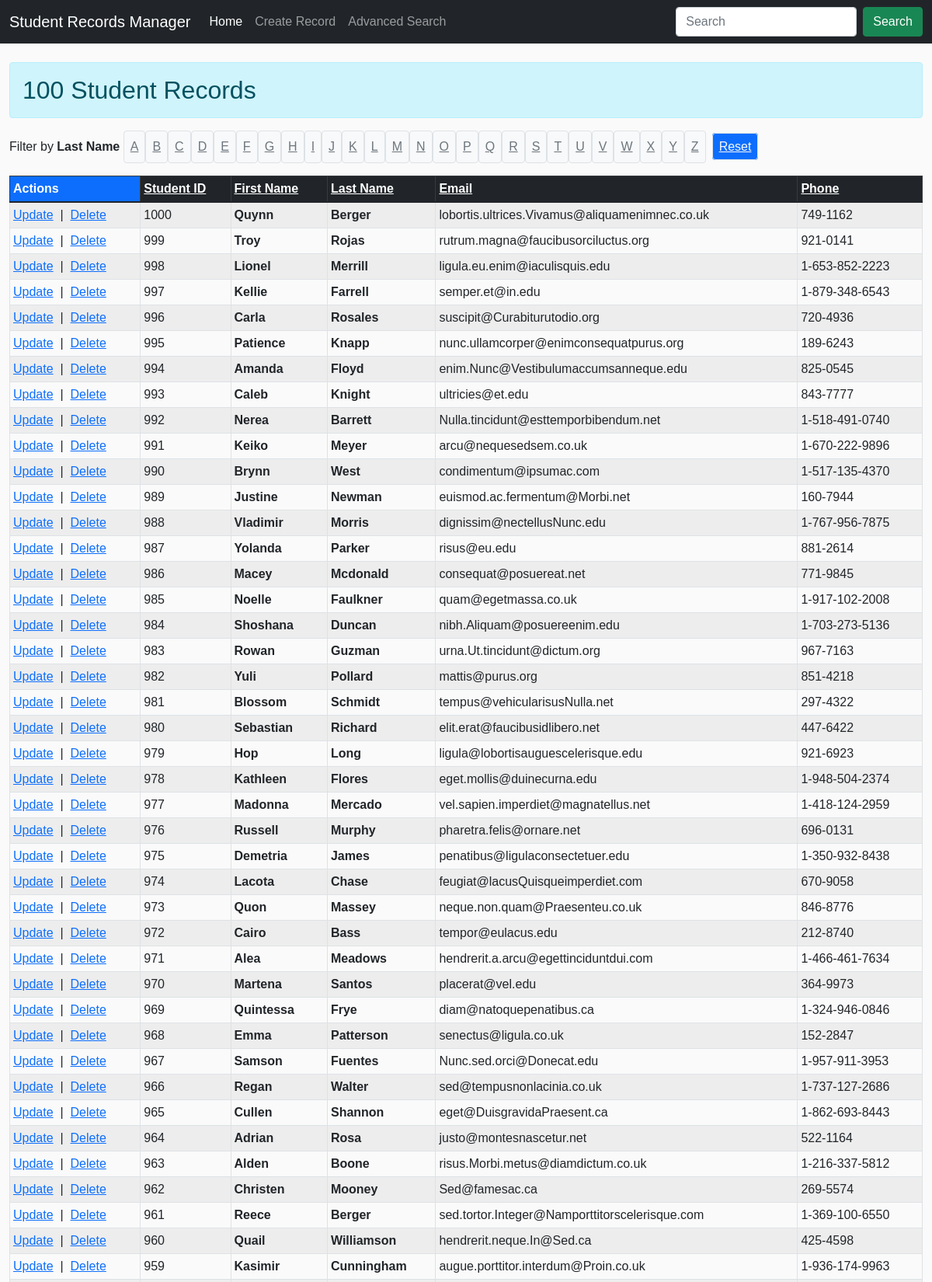
The page /Module-6/project-2-Zlitchufdux-master/display-records.php (upper part) on the database its author committed.
### tables this page shows
CREATE TABLE `student_v2` (
  `id` mediumint(8) UNSIGNED NOT NULL,
  `student_id` mediumint(9) NOT NULL,
  `first_name` varchar(255) NOT NULL,
  `last_name` varchar(255) NOT NULL,
  `email` varchar(255) NOT NULL,
  `phone` varchar(100) NOT NULL,
  `degree_program` varchar(255) NOT NULL,
  `gpa` mediumint(9) NOT NULL,
  `financial_aid` mediumint(9) NOT NULL,
  `data_created` timestamp NOT NULL DEFAULT CURRENT_TIMESTAMP ON UPDATE CURRENT_TIMESTAMP
);

### Module-6/project-2-Zlitchufdux-master/inc/app/config.inc.php (called while the page is built, shortened)
<?php
$db_table = "student_v2";

### Module-6/project-2-Zlitchufdux-master/inc/functions/functions.inc.php (the view, shortened to what this page needs)
<?php
function display_letter_filters($filter)
{
    echo '<span class="d-inline-block mr-3">Filter by <strong>Last Name</strong></span> ';
    $letters = range('A', 'Z');
    for ($i = 0; $i < count($letters); $i++) {
        if ($filter == $letters[$i]) {
            $class = 'class="d-inline-block text-light font-weight-bold p-2 mr-3 bg-dark"';
        } else {
            $class = 'class="d-inline-block text-secondary p-2 mr-5 bg-light border rounded"';
        }
        echo "<u><a $class href='?filter=$letters[$i]' title='$letters[$i]'>$letters[$i]</a></u>";
    }
    echo '<a class="text-secondary p-2 mx-2 bg-primary text-light border rounded" href="?clearfilter" title="Reset Filter">Reset</a>&nbsp;&nbsp;';
}
function display_record_table($records)
{
    echo '<div class="table-responsive">';
    echo "<table class=\"table table-striped table-hover table-sm mt-3 table-bordered\">";
    echo '<thead class="table-dark"><tr><th class="bg-primary">Actions</th><th><a href="?sortby=student_id">Student ID</a></th><th><a href="?sortby=first_name">First Name</a></th><th><a href="?sortby=last_name">Last Name</a></th><th><a href="?sortby=email">Email</a></th><th><a href="?sortby=phone">Phone</a></th></thead>';
    foreach ($records as $row) {
        echo '<tr>';
        echo "<td><a href=\"update-record.php?id={$row->id}\">Update</a>&nbsp;&nbsp;|&nbsp;&nbsp;<a href=\"delete-record.php?id={$row->id}\" onclick=\"return confirm('Are you sure?');\">Delete</a></td>";
        echo "<td>{$row->student_id}</td>";
        echo "<td><strong>{$row->first_name}</strong></td>";
        echo "<td><strong>{$row->last_name}</strong></td>";
        echo "<td>{$row->email}</td>";
        echo "<td>{$row->phone}</td>";
        echo '</tr>';
    }
    echo '</table>';
    echo '</div>';
}
function echoActiveClassIfRequestMatches($requestUri)
{
    $current_file_name = basename($_SERVER["REQUEST_URI"], ".php");
    if ($current_file_name == $requestUri)
        echo 'active';
}

### Module-6/project-2-Zlitchufdux-master/inc/layout/header.inc.php (shortened to what this page needs)
<!DOCTYPE html>
<html lang="en">
<head>
    <link rel="stylesheet" href="css/bootstrap.min.css">
    <link rel="stylesheet" href="css/style.css">
</head>
<body>
    <?php
    require_once 'inc/app/config.inc.php';
    require_once __DIR__ . "/../functions/functions.inc.php";
    require_once 'inc/layout/navbar.inc.php';
    ?>

### Module-6/project-2-Zlitchufdux-master/inc/layout/navbar.inc.php (shortened to what this page needs)
<nav class="navbar navbar-expand-lg navbar-dark bg-dark">
  <div class="container-fluid">
    <a class="navbar-brand" href="display-records.php">Student Records Manager</a>
    <div class="collapse navbar-collapse" id="navbarSupportedContent">
      <ul class="navbar-nav me-auto mb-2 mb-lg-0">
        <li class="nav-item <?= echoActiveClassIfRequestMatches("display-records") ?>">
          <a class="nav-link active" aria-current="page" href="display-records.php">Home</a>
        </li>
        <li class="nav-item <?= echoActiveClassIfRequestMatches("create-record") ?>">
          <a class="nav-link" href="create-record.php">Create Record</a>
        </li>
        <li class="nav-item <?= echoActiveClassIfRequestMatches("advanced-search") ?>">
          <a class="nav-link" href="advanced-search.php">Advanced Search</a>
        </li>
      </ul>
      <form class="d-flex" action="search-records.php" method="post">
        <input class="form-control me-2" type="search" name="search" placeholder="Search" aria-label="Search">
        <button class="btn btn-success" type="submit">Search</button>
      </form>
    </div>
  </div>
</nav>

### Module-6/project-2-Zlitchufdux-master/display-records.php (shortened to what this page needs)
<?php
require_once 'inc/layout/header.inc.php';
?>
<div class="container-fluid">
    <div class="row">
        <div class="col-12 col-sm-12 col-md-12 col-lg-12">
            <?php require "inc/display/content.inc.php"; ?>
        </div>
    </div>
</div>
<?php require_once 'inc/layout/footer.inc.php'; ?>

### Module-6/project-2-Zlitchufdux-master/inc/display/content.inc.php (shortened to what this page needs)
<?php
require __DIR__ . "/../db/db_connect.inc.php";
$filter = '';
if (isset($_GET["filter"])) {
    $sql = "SELECT * FROM $db_table WHERE last_name LIKE :filter";
    $stmt = $db->prepare($sql);
    $stmt->execute(["filter" => $filter . '%']);
} else {
    $sql = "SELECT * FROM $db_table";
    $stmt = $db->prepare($sql);
    $stmt->execute();
}
$records = $stmt->fetchAll();
if ($stmt->rowCount() == 0 && $filter != '') {
    echo "<h2 class=\"mt-4 alert alert-warning\">No Records for <strong>last names</strong> starting with <strong>$filter</strong></h2>";
} else {
    if (empty($filter)) {
        $text = '';
    } else {
        $text = " - last names starting with $filter";
    }
    echo "<h2 class=\"mt-4 alert alert-info\">" . $stmt->rowCount() . " Student Records" . $text . '</h2>';
}
display_letter_filters($filter);
display_record_table($records);

### Module-6/project-2-Zlitchufdux-master/inc/layout/footer.inc.php (shortened to what this page needs)
</body>
</html>

### Module-6/project-2-Zlitchufdux-master/css/style.css (style rules this page uses)
body { font-family: Arial, Helvetica, sans-serif; margin: 0; padding: 0; background: #fafafa; }
th a:link, th a:visited, th a:hover, th a:active { color: #ffffff; }

### rows shown on the page
student_v2: student "1000", first_name "Quynn", last_name "Berger", email "lobortis.ultrices.Vivamus@aliquamenimnec.co.uk", phone "749-1162"
student_v2: student "999", first_name "Troy", last_name "Rojas", email "rutrum.magna@faucibusorciluctus.org", phone "921-0141"
student_v2: student "998", first_name "Lionel", last_name "Merrill", email "ligula.eu.enim@iaculisquis.edu", phone "1-653-852-2223"
student_v2: student "997", first_name "Kellie", last_name "Farrell", email "semper.et@in.edu", phone "1-879-348-6543"
student_v2: student "996", first_name "Carla", last_name "Rosales", email "suscipit@Curabiturutodio.org", phone "720-4936"
student_v2: student "995", first_name "Patience", last_name "Knapp", email "nunc.ullamcorper@enimconsequatpurus.org", phone "189-6243"
student_v2: student "994", first_name "Amanda", last_name "Floyd", email "enim.Nunc@Vestibulumaccumsanneque.edu", phone "825-0545"
student_v2: student "993", first_name "Caleb", last_name "Knight", email "ultricies@et.edu", phone "843-7777"
student_v2: student "992", first_name "Nerea", last_name "Barrett", email "Nulla.tincidunt@esttemporbibendum.net", phone "1-518-491-0740"
student_v2: student "991", first_name "Keiko", last_name "Meyer", email "arcu@nequesedsem.co.uk", phone "1-670-222-9896"
student_v2: student "990", first_name "Brynn", last_name "West", email "condimentum@ipsumac.com", phone "1-517-135-4370"
student_v2: student "989", first_name "Justine", last_name "Newman", email "euismod.ac.fermentum@Morbi.net", phone "160-7944"
student_v2: student "988", first_name "Vladimir", last_name "Morris", email "dignissim@nectellusNunc.edu", phone "1-767-956-7875"
student_v2: student "987", first_name "Yolanda", last_name "Parker", email "risus@eu.edu", phone "881-2614"
student_v2: student "986", first_name "Macey", last_name "Mcdonald", email "consequat@posuereat.net", phone "771-9845"
student_v2: student "985", first_name "Noelle", last_name "Faulkner", email "quam@egetmassa.co.uk", phone "1-917-102-2008"
student_v2: student "984", first_name "Shoshana", last_name "Duncan", email "nibh.Aliquam@posuereenim.edu", phone "1-703-273-5136"
student_v2: student "983", first_name "Rowan", last_name "Guzman", email "urna.Ut.tincidunt@dictum.org", phone "967-7163"
student_v2: student "982", first_name "Yuli", last_name "Pollard", email "mattis@purus.org", phone "851-4218"
student_v2: student "981", first_name "Blossom", last_name "Schmidt", email "tempus@vehicularisusNulla.net", phone "297-4322"
student_v2: student "980", first_name "Sebastian", last_name "Richard", email "elit.erat@faucibusidlibero.net", phone "447-6422"
student_v2: student "979", first_name "Hop", last_name "Long", email "ligula@lobortisauguescelerisque.edu", phone "921-6923"
student_v2: student "978", first_name "Kathleen", last_name "Flores", email "eget.mollis@duinecurna.edu", phone "1-948-504-2374"
student_v2: student "977", first_name "Madonna", last_name "Mercado", email "vel.sapien.imperdiet@magnatellus.net", phone "1-418-124-2959"
student_v2: student "976", first_name "Russell", last_name "Murphy", email "pharetra.felis@ornare.net", phone "696-0131"
student_v2: student "975", first_name "Demetria", last_name "James", email "penatibus@ligulaconsectetuer.edu", phone "1-350-932-8438"
student_v2: student "974", first_name "Lacota", last_name "Chase", email "feugiat@lacusQuisqueimperdiet.com", phone "670-9058"
student_v2: student "973", first_name "Quon", last_name "Massey", email "neque.non.quam@Praesenteu.co.uk", phone "846-8776"
student_v2: student "972", first_name "Cairo", last_name "Bass", email "tempor@eulacus.edu", phone "212-8740"
student_v2: student "971", first_name "Alea", last_name "Meadows", email "hendrerit.a.arcu@egettinciduntdui.com", phone "1-466-461-7634"
student_v2: student "970", first_name "Martena", last_name "Santos", email "placerat@vel.edu", phone "364-9973"
student_v2: student "969", first_name "Quintessa", last_name "Frye", email "diam@natoquepenatibus.ca", phone "1-324-946-0846"
student_v2: student "968", first_name "Emma", last_name "Patterson", email "senectus@ligula.co.uk", phone "152-2847"
student_v2: student "967", first_name "Samson", last_name "Fuentes", email "Nunc.sed.orci@Donecat.edu", phone "1-957-911-3953"
student_v2: student "966", first_name "Regan", last_name "Walter", email "sed@tempusnonlacinia.co.uk", phone "1-737-127-2686"
student_v2: student "965", first_name "Cullen", last_name "Shannon", email "eget@DuisgravidaPraesent.ca", phone "1-862-693-8443"
student_v2: student "964", first_name "Adrian", last_name "Rosa", email "justo@montesnascetur.net", phone "522-1164"
student_v2: student "963", first_name "Alden", last_name "Boone", email "risus.Morbi.metus@diamdictum.co.uk", phone "1-216-337-5812"
student_v2: student "962", first_name "Christen", last_name "Mooney", email "Sed@famesac.ca", phone "269-5574"
student_v2: student "961", first_name "Reece", last_name "Berger", email "sed.tortor.Integer@Namporttitorscelerisque.com", phone "1-369-100-6550"
student_v2: student "960", first_name "Quail", last_name "Williamson", email "hendrerit.neque.In@Sed.ca", phone "425-4598"
student_v2: student "959", first_name "Kasimir", last_name "Cunningham", email "augue.porttitor.interdum@Proin.co.uk", phone "1-936-174-9963"

### other values the page prints
$stmt->rowCount() "100"
$letters[$i] "A"
$letters[$i] "B"
$letters[$i] "C"
$letters[$i] "D"
$letters[$i] "E"
$letters[$i] "F"
$letters[$i] "G"
$letters[$i] "H"
$letters[$i] "I"
$letters[$i] "J"
$letters[$i] "K"
$letters[$i] "L"
$letters[$i] "M"
$letters[$i] "N"
